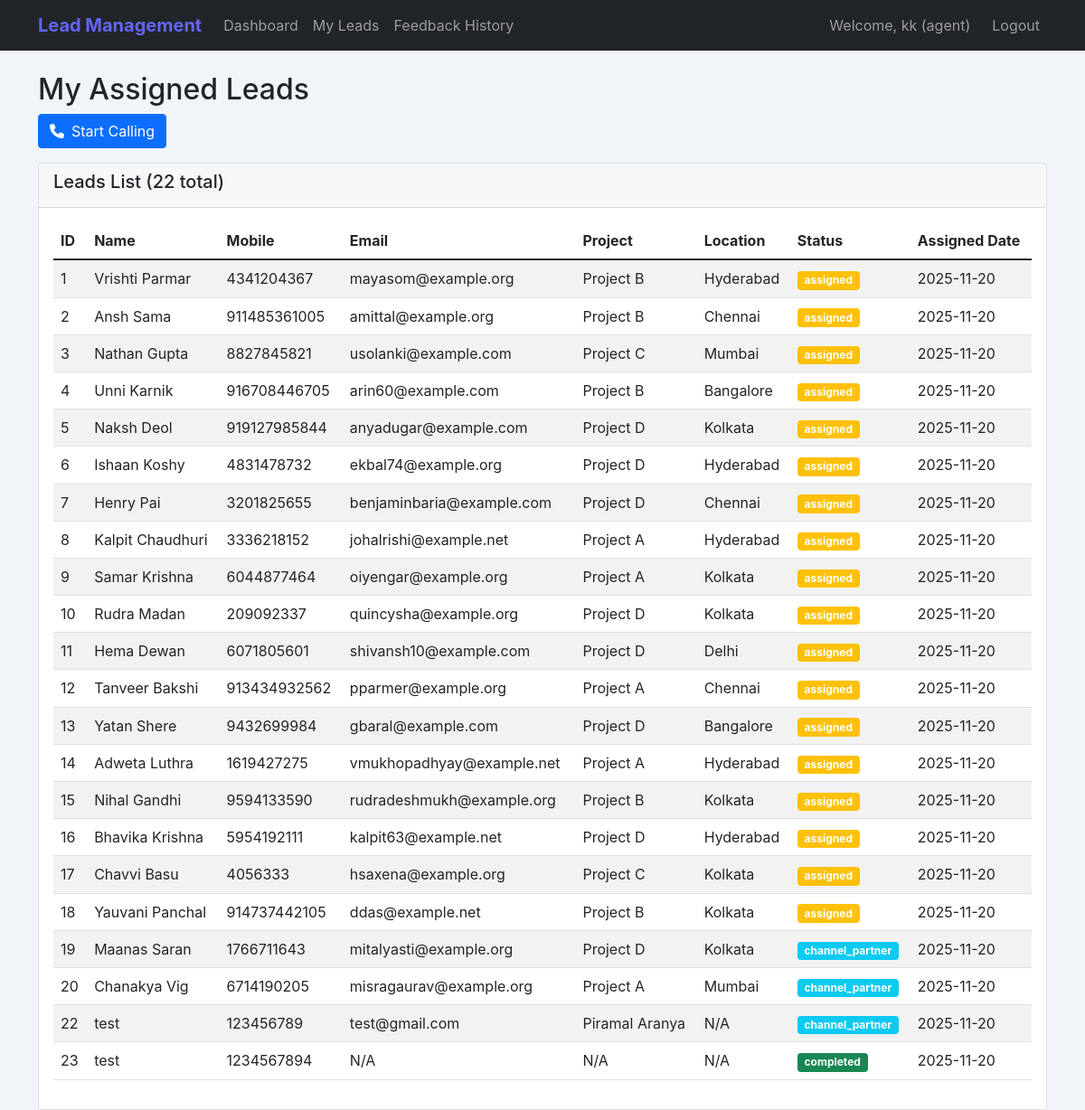
/agent/my_leads (signed in), run on the app's committed database.
### models.py (models this page shows, shortened)
class User(UserMixin, db.Model):
    id = db.Column(db.Integer, primary_key=True)
    username = db.Column(db.String(80), unique=True, nullable=False)
    email = db.Column(db.String(120), unique=True, nullable=False)
    password = db.Column(db.String(200), nullable=False)
    role = db.Column(db.Enum(UserRole), nullable=False)
    is_active = db.Column(db.Boolean, default=True)
    created_at = db.Column(db.DateTime, default=datetime.utcnow)
    phone_number = db.Column(db.String(20), nullable=True)
    department = db.Column(db.String(100), nullable=True)
    assigned_leads = db.relationship('Lead', backref='assigned_agent', lazy=True, foreign_keys='Lead.assigned_agent_id')
    feedbacks = db.relationship('LeadFeedback', backref='agent', lazy=True)
    call_logs = db.relationship('CallLog', backref='agent', lazy=True)
    reassignments_from = db.relationship('LeadReassignment', foreign_keys='LeadReassignment.from_agent_id', backref='from_agent', lazy=True)
    reassignments_to = db.relationship('LeadReassignment', foreign_keys='LeadReassignment.to_agent_id', backref='to_agent', lazy=True)

class Lead(db.Model):
    id = db.Column(db.Integer, primary_key=True)
    name = db.Column(db.String(200), nullable=False)
    email = db.Column(db.String(200), nullable=True)
    mobile = db.Column(db.String(15), nullable=False)
    pincode = db.Column(db.String(10), nullable=True)
    project_name = db.Column(db.String(200), nullable=False, default='N/A')
    source = db.Column(db.String(100), nullable=True, default='N/A')
    year = db.Column(db.Integer, nullable=True)
    location = db.Column(db.String(100), nullable=True, default='N/A')
    project_id = db.Column(db.Integer, db.ForeignKey('project.id'), nullable=True)
    project = db.relationship('Project', backref='leads')
    assigned_agent_id = db.Column(db.Integer, db.ForeignKey('user.id'), nullable=True)
    assigned_date = db.Column(db.DateTime, nullable=True)
    status = db.Column(db.String(50), default='new')  # new, assigned, interested, not_interested, callback, completed, reassigned, channel_partner, interested_other  # UPDATED
    alternate_phone = db.Column(db.String(15), nullable=True)
    address = db.Column(db.Text, nullable=True)
    city = db.Column(db.String(100), nullable=True)
    state = db.Column(db.String(100), nullable=True)
    country = db.Column(db.String(100), nullable=True, default='India')
    priority = db.Column(db.String(20), default='medium')  # low, medium, high, urgent
    category = db.Column(db.String(100), nullable=True)  # residential, commercial, plot, etc.
    created_at = db.Column(db.DateTime, default=datetime.utcnow)
    updated_at = db.Column(db.DateTime, default=datetime.utcnow, onupdate=datetime.utcnow)
    call_logs = db.relationship('CallLog', backref='lead', lazy=True, cascade='all, delete-orphan')
    feedbacks = db.relationship('LeadFeedback', backref='lead', lazy=True, cascade='all, delete-orphan')
    reassignments = db.relationship('LeadReassignment', backref='lead', lazy=True, cascade='all, delete-orphan')
    assignment_history = db.relationship('LeadAssignmentHistory', backref='lead', lazy=True, cascade='all, delete-orphan')

### routes/agent_routes.py (the view)
@agent_bp.route('/my_leads')
@login_required
def my_leads():
    if current_user.role != UserRole.AGENT:
        flash('Access denied!', 'error')
        return redirect(url_for('admin.dashboard'))
    leads = Lead.query.filter_by(assigned_agent_id=current_user.id).all()
    other_agents = User.query.filter(
        User.role == UserRole.AGENT,
        User.id != current_user.id,
        User.is_active == True
    ).all()
    return render_template('agent/my_leads.html', leads=leads, other_agents=other_agents)

### templates/agent/my_leads.html
{% extends "base.html" %}
{% block content %}
<div class="row">
    <div class="col-12">
        <h2>My Assigned Leads</h2>
        <div class="mb-3">
            <a href="{{ url_for('agent.call_center') }}" class="btn btn-primary">
                <i class="fas fa-phone me-2"></i>Start Calling
            </a>
        </div>
        <div class="card">
            <div class="card-header">
                <h5>Leads List ({{ leads|length }} total)</h5>
            </div>
            <div class="card-body">
                {% if leads %}
                <div class="table-responsive">
                    <table class="table table-striped">
                        <thead>
                            <tr>
                                <th>ID</th>
                                <th>Name</th>
                                <th>Mobile</th>
                                <th>Email</th>
                                <th>Project</th>
                                <th>Location</th>
                                <th>Status</th>
                                <th>Assigned Date</th>
                            </tr>
                        </thead>
                        <tbody>
                            {% for lead in leads %}
                            <tr>
                                <td>{{ lead.id }}</td>
                                <td>{{ lead.name }}</td>
                                <td>{{ lead.mobile }}</td>
                                <td>{{ lead.email or "N/A" }}</td>
                                <td>{{ lead.project_name }}</td>
                                <td>{{ lead.location }}</td>
                                <td>
                                    <span class="badge bg-{{ 'success' if lead.status == 'completed' else 'warning' if lead.status == 'assigned' else 'info' }}">
                                        {{ lead.status }}
                                    </span>
                                </td>
                                <td>{{ lead.assigned_date.strftime("%Y-%m-%d") if lead.assigned_date else "N/A" }}</td>
                            </tr>
                            {% endfor %}
                        </tbody>
                    </table>
                </div>
                {% else %}
                <div class="text-center py-4">
                    <i class="fas fa-users fa-3x text-muted mb-3"></i>
                    <h5>No leads assigned to you yet</h5>
                    <p class="text-muted">Please contact admin to get leads assigned.</p>
                </div>
                {% endif %}
            </div>
        </div>
    </div>
</div>
{% endblock %}

### templates/base.html (shortened to what this page needs)
<!DOCTYPE html>
<html lang="en">
<head>
    <link href="https://cdn.jsdelivr.net/npm/bootstrap@5.1.3/dist/css/bootstrap.min.css" rel="stylesheet">
    <link href="https://cdnjs.cloudflare.com/ajax/libs/font-awesome/6.0.0/css/all.min.css" rel="stylesheet">
</head>
<body>
    <nav class="navbar navbar-expand-lg navbar-dark bg-dark">
        <div class="container">
            <a class="navbar-brand" href="{{ url_for('index') }}">Lead Management</a>
            {% if current_user.is_authenticated %}
            <div class="collapse navbar-collapse" id="navbarNav">
                <ul class="navbar-nav me-auto">
                    {% if current_user.role.value == 'admin' %}
                    <li class="nav-item">
                        <a class="nav-link" href="{{ url_for('admin.dashboard') }}">Dashboard</a>
                    </li>
                    <li class="nav-item">
                        <a class="nav-link" href="{{ url_for('admin.leads_management') }}">Leads</a>
                    </li>
                    <li class="nav-item">
                        <a class="nav-link" href="{{ url_for('admin.agents_management') }}">Agents</a>
                    </li>
                    {% else %}
                    <li class="nav-item">
                        <a class="nav-link" href="{{ url_for('agent.dashboard') }}">Dashboard</a>
                    </li>
                    <li class="nav-item">
                        <a class="nav-link" href="{{ url_for('agent.my_leads') }}">My Leads</a>
                    </li>
                    <li class="nav-item">
                        <a class="nav-link" href="{{ url_for('agent.all_feedback') }}">Feedback History</a>
                    </li>
                    {% endif %}
                </ul>
                <div class="navbar-nav">
                    <span class="navbar-text me-3">
                        Welcome, {{ current_user.username }} ({{ current_user.role.value }})
                    </span>
                    <a class="nav-link" href="{{ url_for('auth.logout') }}">Logout</a>
                </div>
            </div>
            {% endif %}
        </div>
    </nav>
    <div class="container mt-4">
        {% block content %}{% endblock %}
    </div>
</body>
</html>

### templates/base.html (style rules this page uses)
:root { --primary: #6366f1; --primary-dark: #4f46e5; --success: #10b981; --danger: #ef4444; --warning: #f59e0b; --info: #06b6d4; --dark: #1e293b; --light: #f8fafc; --border: #e2e8f0; --shadow: 0 1px 3px 0 rgba(0, 0, 0, 0.1); --shadow-lg: 0 10px 15px -3px rgba(0, 0, 0, 0.1); }
body { background: #f1f5f9; font-family: 'Inter', -apple-system, BlinkMacSystemFont, sans-serif; min-height: 100vh; }
.navbar-brand { font-weight: 700; color: var(--primary) !important; }

### data on the page
User: username "kk", role.value "agent"
Lead: id "1", name "Vrishti Parmar", mobile "4341204367", email "mayasom@example.org", project_name "Project B", location "Hyderabad", status "assigned", assigned_date "2025-11-20"
Lead: id "2", name "Ansh Sama", mobile "911485361005", email "amittal@example.org", project_name "Project B", location "Chennai", status "assigned", assigned_date "2025-11-20"
Lead: id "3", name "Nathan Gupta", mobile "8827845821", email "usolanki@example.com", project_name "Project C", location "Mumbai", status "assigned", assigned_date "2025-11-20"
Lead: id "4", name "Unni Karnik", mobile "916708446705", email "arin60@example.com", project_name "Project B", location "Bangalore", status "assigned", assigned_date "2025-11-20"
Lead: id "5", name "Naksh Deol", mobile "919127985844", email "anyadugar@example.com", project_name "Project D", location "Kolkata", status "assigned", assigned_date "2025-11-20"
Lead: id "6", name "Ishaan Koshy", mobile "4831478732", email "ekbal74@example.org", project_name "Project D", location "Hyderabad", status "assigned", assigned_date "2025-11-20"
Lead: id "7", name "Henry Pai", mobile "3201825655", email "benjaminbaria@example.com", project_name "Project D", location "Chennai", status "assigned", assigned_date "2025-11-20"
Lead: id "8", name "Kalpit Chaudhuri", mobile "3336218152", email "johalrishi@example.net", project_name "Project A", location "Hyderabad", status "assigned", assigned_date "2025-11-20"
Lead: id "9", name "Samar Krishna", mobile "6044877464", email "oiyengar@example.org", project_name "Project A", location "Kolkata", status "assigned", assigned_date "2025-11-20"
Lead: id "10", name "Rudra Madan", mobile "209092337", email "quincysha@example.org", project_name "Project D", location "Kolkata", status "assigned", assigned_date "2025-11-20"
Lead: id "11", name "Hema Dewan", mobile "6071805601", email "shivansh10@example.com", project_name "Project D", location "Delhi", status "assigned", assigned_date "2025-11-20"
Lead: id "12", name "Tanveer Bakshi", mobile "913434932562", email "pparmer@example.org", project_name "Project A", location "Chennai", status "assigned", assigned_date "2025-11-20"
Lead: id "13", name "Yatan Shere", mobile "9432699984", email "gbaral@example.com", project_name "Project D", location "Bangalore", status "assigned", assigned_date "2025-11-20"
Lead: id "14", name "Adweta Luthra", mobile "1619427275", email "vmukhopadhyay@example.net", project_name "Project A", location "Hyderabad", status "assigned", assigned_date "2025-11-20"
Lead: id "15", name "Nihal Gandhi", mobile "9594133590", email "rudradeshmukh@example.org", project_name "Project B", location "Kolkata", status "assigned", assigned_date "2025-11-20"
Lead: id "16", name "Bhavika Krishna", mobile "5954192111", email "kalpit63@example.net", project_name "Project D", location "Hyderabad", status "assigned", assigned_date "2025-11-20"
Lead: id "17", name "Chavvi Basu", mobile "4056333", email "hsaxena@example.org", project_name "Project C", location "Kolkata", status "assigned", assigned_date "2025-11-20"
Lead: id "18", name "Yauvani Panchal", mobile "914737442105", email "ddas@example.net", project_name "Project B", location "Kolkata", status "assigned", assigned_date "2025-11-20"
Lead: id "19", name "Maanas Saran", mobile "1766711643", email "mitalyasti@example.org", project_name "Project D", location "Kolkata", status "channel_partner", assigned_date "2025-11-20"
Lead: id "20", name "Chanakya Vig", mobile "6714190205", email "misragaurav@example.org", project_name "Project A", location "Mumbai", status "channel_partner", assigned_date "2025-11-20"
Lead: id "22", name "test", mobile "123456789", email "test@gmail.com", project_name "Piramal Aranya", location "N/A", status "channel_partner", assigned_date "2025-11-20"
Lead: id "23", name "test", mobile "1234567894", email "N/A", project_name "N/A", location "N/A", status "completed", assigned_date "2025-11-20"

### other printed values
{{ leads|length }} "22"
